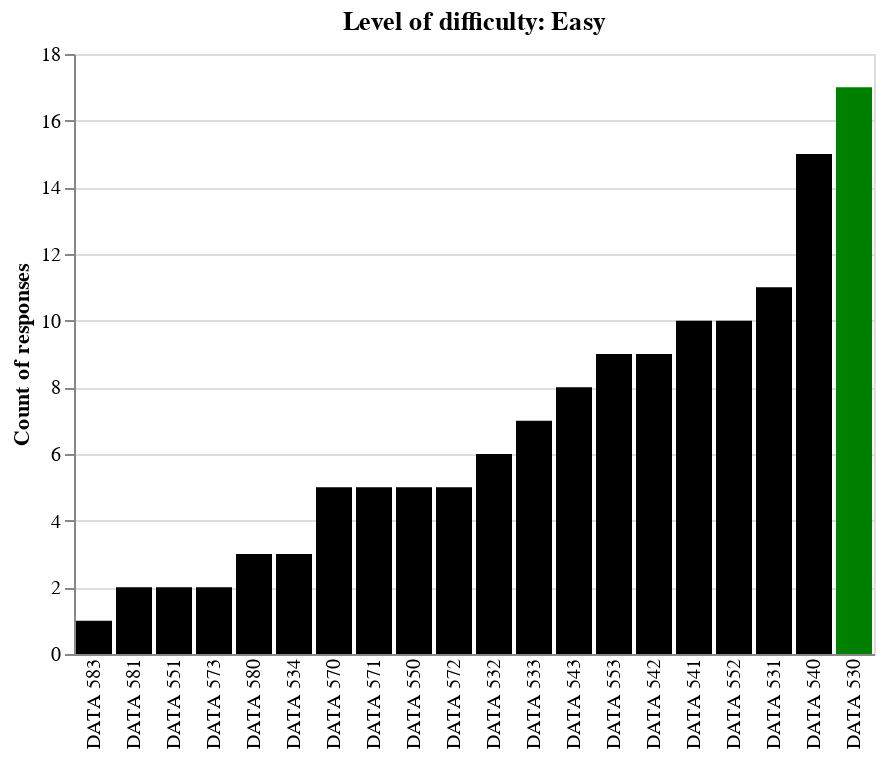

Notebook source saved alongside this figure:
### Code cell
onechart = alt.Chart(mydata, title=alt.TitleParams(text = ["Level of difficulty: Easy"])).mark_bar().encode(
                     x=alt.X('courses', sort ='y', title = None, axis = alt.Axis(ticks=False)),
                     y=alt.Y('ones', title = "Count of responses"),
                     color=alt.condition(alt.datum.ones == mydata['ones'].max(),alt.value('green'), alt.value('black')))
onechart

### Figure 1 — Vega-Lite specification as saved in the notebook (floating-point values rounded to 4 significant figures)
{"config": {"view": {"continuousWidth": 400, "continuousHeight": 300}}, "data": {"name": "data-00c69e6bf693f9adb8c980451dc81717"}, "mark": "bar", "encoding": {"color": {"condition": {"value": "green", "test": "(datum.ones === 17)"}, "value": "black"}, "x": {"axis": {"ticks": false}, "field": "courses", "sort": "y", "title": null, "type": "nominal"}, "y": {"field": "ones", "title": "Count of responses", "type": "quantitative"}}, "title": {"text": ["Level of difficulty: Easy"]}, "$schema": "https://vega.github.io/schema/vega-lite/v4.17.0.json", "datasets": {"data-00c69e6bf693f9adb8c980451dc81717": [{"courses": "DATA 530", "ones": 17, "twos": 3, "threes": 1}, {"courses": "DATA 580", "ones": 3, "twos": 10, "threes": 8}, {"courses": "DATA 541", "ones": 10, "twos": 11, "threes": 0}, {"courses": "DATA 531", "ones": 11, "twos": 7, "threes": 3}, {"courses": "DATA 532", "ones": 6, "twos": 11, "threes": 4}, {"courses": "DATA 540", "ones": 15, "twos": 6, "threes": 0}, {"courses": "DATA 553", "ones": 9, "twos": 5, "threes": 7}, {"courses": "DATA 570", "ones": 5, "twos": 12, "threes": 4}, {"courses": "DATA 533", "ones": 7, "twos": 11, "threes": 3}, {"courses": "DATA 542", "ones": 9, "twos": 10, "threes": 2}, {"courses": "DATA 543", "ones": 8, "twos": 9, "threes": 4}, {"courses": "DATA 571", "ones": 5, "twos": 11, "threes": 5}, {"courses": "DATA 534", "ones": 3, "twos": 11, "threes": 7}, {"courses": "DATA 550", "ones": 5, "twos": 11, "threes": 5}, {"courses": "DATA 572", "ones": 5, "twos": 12, "threes": 4}, {"courses": "DATA 581", "ones": 2, "twos": 3, "threes": 16}, {"courses": "DATA 551", "ones": 2, "twos": 15, "threes": 4}, {"courses": "DATA 552", "ones": 10, "twos": 9, "threes": 2}, {"courses": "DATA 573", "ones": 2, "twos": 13, "threes": 6}, {"courses": "DATA 583", "ones": 1, "twos": 3, "threes": 17}]}}
